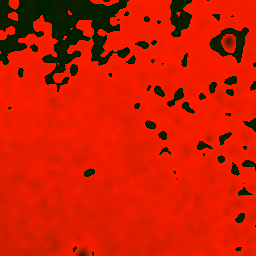
#> input picture prototypes/planet_visuals/data/plinius/lat14_lon22.png, 256 x 256 px, given in place of lat16_lon22.png, which was not available
$ python generate_real.py
#> lines starting #> are read from the running program, lines starting #| are printed output that depends on the picture
"""Render the Plinius crater region of the Moon using real LOLA-derived
elevation data, through our existing pipeline.

Source: jaanga/moon-heightmaps-256p-ne (1° tiles at 256ppd, LOLA GLD100
re-encoded as 16-bit elevation packed into PNG R+255*G).

Region: lat 14..16°N, lon 22..24°E (~91 km x 88 km), centred on Plinius
(15.4°N, 23.7°E, 43 km diameter, ~2 km deep, fresh sharp-rimmed crater
on the Mare Tranquillitatis / Mare Serenitatis boundary). The crater
fits comfortably in a 3x3 patch with surrounding mare basin terrain
visible.

Why Plinius (not Aristoteles): Aristoteles is 87 km wide so its rim
sits *outside* even a 5x5 patch in longitude, AND its depth/diameter
ratio is only 0.038 — visually unimpressive. Plinius is 43 km / 2 km
= 0.047, sharper rim morphology, and the surrounding mare is flat so
the crater contrast is stronger.
"""

from __future__ import annotations

import os

import numpy as np
from PIL import Image, ImageDraw, ImageFont

from generate import (
    cast_shadows, colourise, fbm, gaussian_blur, hillshade,
    label_image, pink_noise,
)

DATA_DIR = os.path.join(os.path.dirname(__file__), "data", "plinius")
OUT = os.path.join(os.path.dirname(__file__), "output")

# Region: lat 14..16°N, lon 22..24°E, 3x3 tiles
LAT_RANGE = (14, 16)
LON_RANGE = (22, 24)
LANDMARKS = [
    ("Plinius",  15.4, 23.7),       # 43 km — the centerpiece
    ("Dawes",    17.2, 26.3),       # 18 km — east of Plinius, just outside frame
]
REGION_SLUG = "plinius"             # used for output filenames
REGION_TITLE = "Plinius / Mare Tranquillitatis-Serenitatis edge"
SEED = 12345


# ---------------------------------------------------------------------------
# Load + stitch the heightmap tiles
# ---------------------------------------------------------------------------

# [56 lines left out: function _align_seams, not called in this run]


def load_elevation():
    """Stitch the 3x3 PNG tiles into one 768x768 elevation array.

    Encoding (per the jaanga rover code):  height = R + 255 * G
    where R/G are the red/green channels of the PNG.

    The PNG tiles have ~700-unit DC offset jumps at every 1° boundary
    — the per-tile encoding doesn't preserve absolute elevation across
    tiles. We fix by aligning each tile's offset to its neighbours so
    boundary pixels match in mean, then stitching.

    Image rows go top->bottom (north->south), so lat=2 is at the top.
    """
    tiles = []
    for lat in range(LAT_RANGE[1], LAT_RANGE[0] - 1, -1):
        row = []
        for lon in range(LON_RANGE[0], LON_RANGE[1] + 1):
            path = os.path.join(DATA_DIR, f"lat{lat}_lon{lon}.png")
            arr = np.asarray(Image.open(path), dtype=np.int32)
            h = arr[..., 0] + 255 * arr[..., 1]
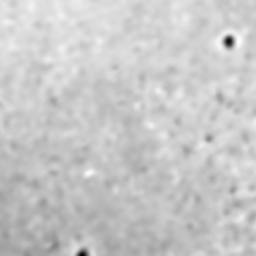
#> h: shape (256, 256) int32; min 7204, max 7427, mean 7379.6; drawn with min black and max white
            row.append(h.astype(np.float32))
        tiles.append(row)
#> pass 2 of the loop in load_elevation, `for lat in range(LAT_RANGE[1], LAT_RANGE[0] - 1, -1):`:
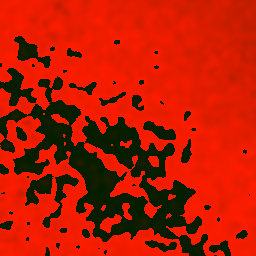
#> input picture prototypes/planet_visuals/data/plinius/lat15_lon22.png, 256 x 256 px
#> in load_elevation, `h = arr[..., 0] + 255 * arr[..., 1]`:
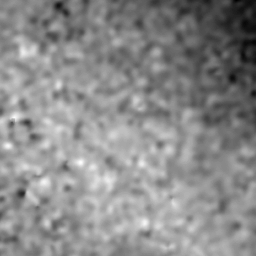
#> h: shape (256, 256) int32; min 7326, max 7431, mean 7383.4; drawn with min black and max white

    elevation = _align_seams(tiles)

    # BFS mean-alignment leaves per-column / per-row residuals along
    # each seam. Killing them cleanly: at each horizontal seam compute
    # the per-column step (elevation[s] - elevation[s-1]), smooth that
    # 1-D residual along the column axis, then *subtract* it from the
    # bottom half of the seam fading out over a band. Same for vertical
    # seams. Result: pixel-by-pixel continuity across boundaries
    # without losing in-tile detail.
    h, w = elevation.shape
    tile_size = 256
    band = 24

    # [4 lines left out: function _fade, not called in this run]

    fade = _fade(band)
    # Cap each per-column / per-row correction so a chance large step
    # in real terrain at the seam doesn't get amplified into a deep
    # outlier. After BFS mean alignment, residuals should be small —
    # anything bigger than ~80 units almost certainly is real terrain
    # that happens to cross the seam, not encoding error. (For mostly
    # flat regions like Mare Tranquillitatis the cap is what keeps the
    # algorithm from carving artificial pits at corners.)
    correction_cap = 80.0

    def _capped(step_arr):
        return np.clip(step_arr, -correction_cap, correction_cap)

    for r in range(tile_size, h, tile_size):
        step = elevation[r, :] - elevation[r - 1, :]
        step = gaussian_blur(step[None, :], 6.0)[0]
        step = _capped(step)
        for i in range(band):
            if r + i < h:
                elevation[r + i, :] -= 0.5 * step * fade[i]
            if r - 1 - i >= 0:
                elevation[r - 1 - i, :] += 0.5 * step * fade[i]
    for c in range(tile_size, w, tile_size):
        step = elevation[:, c] - elevation[:, c - 1]
        step = gaussian_blur(step[:, None], 6.0)[:, 0]
        step = _capped(step)
        for i in range(band):
            if c + i < w:
                elevation[:, c + i] -= 0.5 * step * fade[i]
            if c - 1 - i >= 0:
                elevation[:, c - 1 - i] += 0.5 * step * fade[i]

    # Tiny finishing blur to suppress single-pixel encoding noise
    elevation = gaussian_blur(elevation, 0.8)

    # The "regional" trend (low-pass) is meaningful for albedo: low =
    # mare basalt (Tranquillitatis), high = surrounding highland.
    low_pass = gaussian_blur(elevation, 50.0)

    # Centre and scale to roughly the FBM amplitude that hillshade
    # expects.
    elevation = elevation - elevation.mean()
    target_std = 0.13
    scale = target_std / max(1e-6, elevation.std())
    elevation *= scale
    return elevation, low_pass


# ---------------------------------------------------------------------------
# Synthetic albedo derived from elevation
# ---------------------------------------------------------------------------

# [82 lines left out: functions albedo_from_elevation, soft_boundary_mask, annotate_landmarks, not called in this run]


# ---------------------------------------------------------------------------
# Render
# ---------------------------------------------------------------------------

def render_real():
    rng = np.random.default_rng(SEED)
    elevation, low_pass = load_elevation()
    print(f"  elevation: shape={elevation.shape} "
          f"std={elevation.std():.3f} range=[{elevation.min():.3f}, {elevation.max():.3f}]")

    # Save raw elevation as debug (normalized for visibility)
    e_norm = (elevation - elevation.min())
    e_norm /= max(1e-6, e_norm.max())
    Image.fromarray((e_norm * 255).astype(np.uint8), mode="L").save(
        os.path.join(OUT, f"{REGION_SLUG}_heightmap.png"))

    # Pink-noise regolith micro-texture, but at lower amplitude than
    # the procedural pipeline. Real LOLA data already encodes the
    # large-scale terrain; we just want a hint of granular regolith
    # without drowning subtle features like Plinius' shallow bowl.
    elevation_with_texture = elevation + 0.005 * pink_noise(
        elevation.shape, rng)

    # Higher z_factor than the procedural pipeline because real terrain
    # at this scale + this region has small relief amplitude — Plinius
    # is genuinely a shallow ~2km crater on a flat ~30km mare basin.
    # Need vertical exaggeration to make the bowl read as a bowl.
    sh = hillshade(elevation_with_texture, z_factor=110.0, smooth_px=1.0)
    cast = cast_shadows(elevation_with_texture, z_factor=110.0,
                         max_distance_px=80.0)

    # Albedo: derived from low-pass elevation (mare↔highland gradient).
    albedo = albedo_from_elevation(low_pass)

    # Compose: albedo modulated by hillshade and cast shadow, plus AO.
    h, w = elevation.shape
    sh_3 = sh[..., None]
    contrast = 0.55
    shaded = albedo * (1.0 - contrast + contrast * (0.35 + 1.30 * sh_3))

    # AO from local depth-below-baseline (smoothed elevation)
    smooth = gaussian_blur(elevation, 8.0)
    depth_below = np.clip(smooth - elevation_with_texture, 0.0, 1.5)
    ao = 1.0 - np.clip(depth_below * 0.85, 0.0, 0.45)
    shaded = shaded * ao[..., None]

    # Cast shadows (down to 22% in shadow)
    cm = cast[..., None]
    shaded = shaded * (0.22 + 0.78 * cm)

    rgb = np.clip(shaded, 0, 255).astype(np.uint8)

    # Soft circular boundary on a deep-space background
    mask = soft_boundary_mask((h, w), edge_softness=0.20)
    bg = np.array([8, 9, 14], dtype=np.float32)            # near-black
    out = rgb.astype(np.float32) * mask[..., None] \
          + bg * (1.0 - mask)[..., None]
    out = np.clip(out, 0, 255).astype(np.uint8)

    # Upscale to 1200 px for nicer output
    img = Image.fromarray(out).resize((1200, 1200), Image.LANCZOS)
    img = annotate_landmarks(img, (1200, 1200))
    img.save(os.path.join(OUT, f"{REGION_SLUG}_real.png"))
    print(f"  wrote {os.path.join(OUT, f'{REGION_SLUG}_real.png')}")
    return img


# [60 lines left out: function render_compare, not called in this run]


def main():
    print(f"== rendering {REGION_TITLE} from LOLA elevation ==")
    real_img = render_real()
    print("== procedural side-by-side ==")
    render_compare(real_img)
    print("done.")


if __name__ == "__main__":
#> (the run stopped early here; a loop or call above may not have finished)
